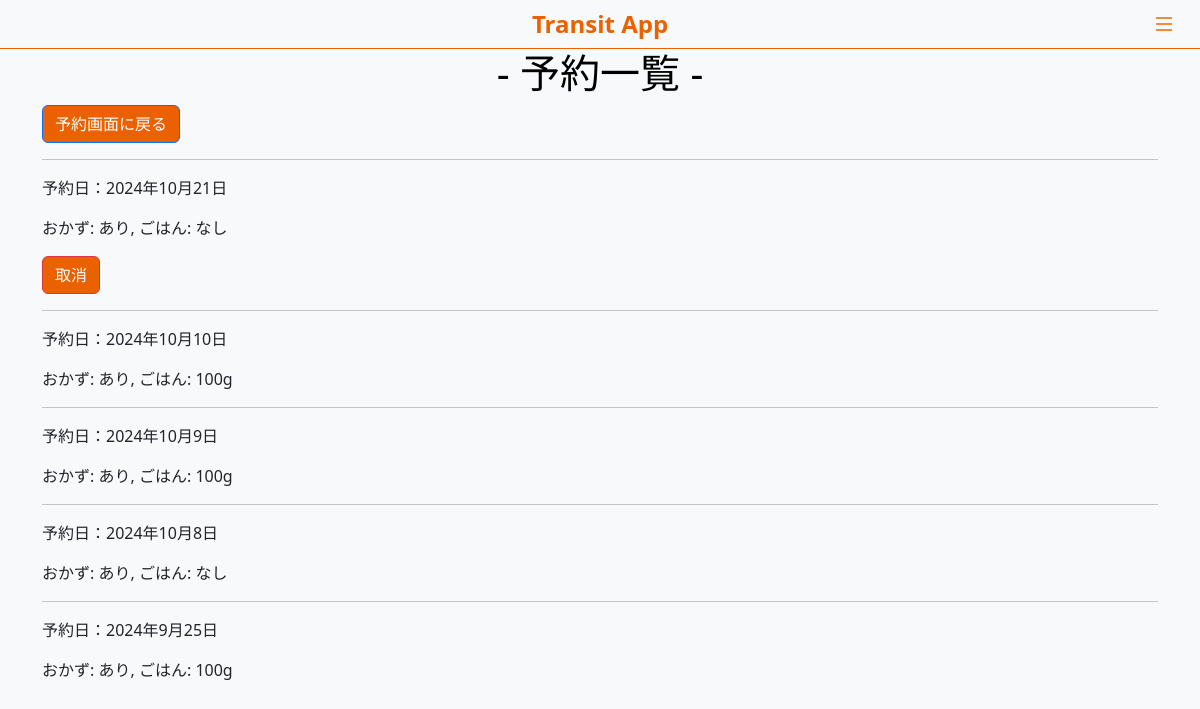
Page /reservation_list/ (signed in) on the earlier database version.
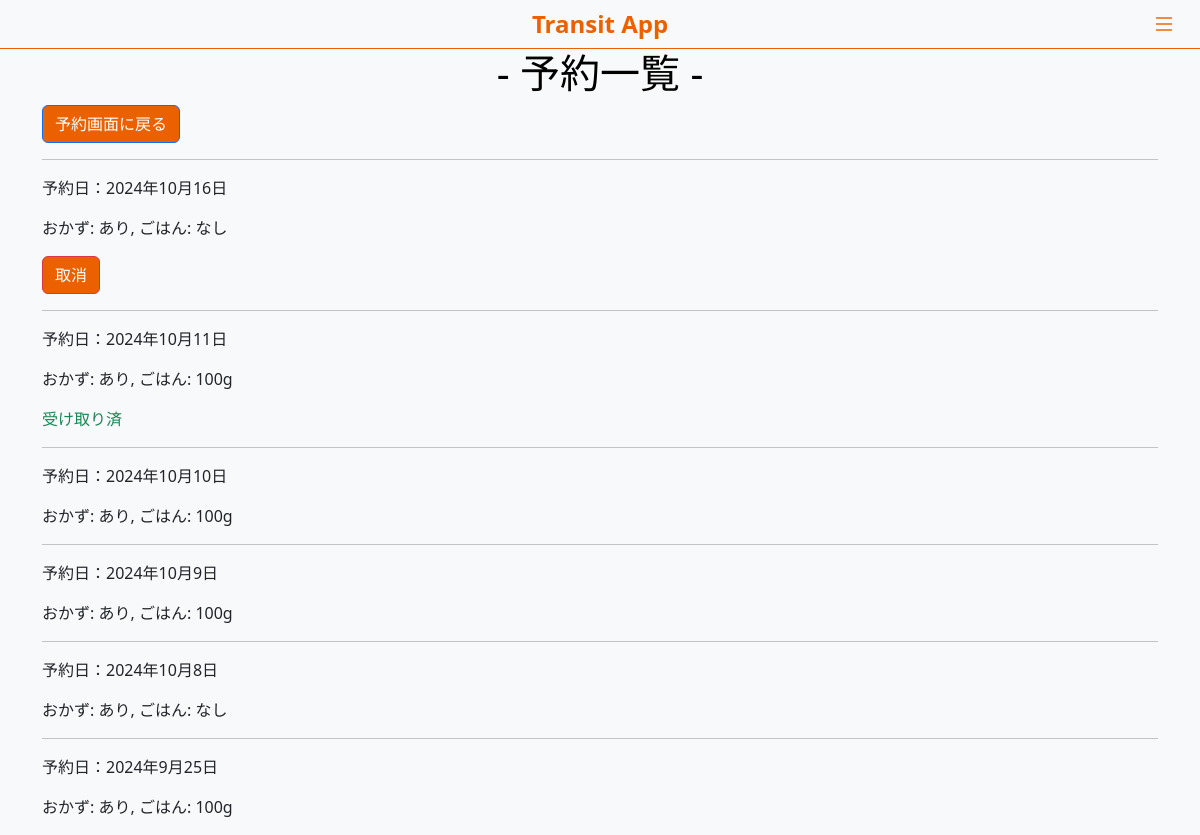
Same page on the later database version.
### accounts/models.py (models this page shows, shortened)
class BentoReservation(models.Model):
    user = models.ForeignKey(User, on_delete=models.CASCADE, related_name='reservations')
    reservation_date = models.DateField()
    side_dish = models.BooleanField(default=False)
    rice = models.BooleanField(default=False)
    rice_gram = models.IntegerField(null=True, blank=True)
    received = models.BooleanField(default=False)
    memo = models.TextField(blank=True, null=True)
    transfer_user = models.CharField(max_length=255, blank=True, null=True)
    @property
    def can_cancel(self):
        cancel_deadline = self.reservation_date - timedelta(days=1)
        cancel_deadline_time = timezone.make_aware(datetime.combine(cancel_deadline, time(15, 0, 0)))
        return timezone.now() < cancel_deadline_time

### accounts/views.py (the view)
# urls.py: path('reservation_list/', views.reservation_list, name='reservation_list'),
@login_required
def reservation_list(request):
    start_date = request.GET.get('start_date')
    end_date = request.GET.get('end_date')
    today = timezone.localdate()  # 現在の日付を取得
    reservations = BentoReservation.objects.filter(user=request.user)
    if start_date:
        reservations = reservations.filter(reservation_date__gte=start_date)
    if end_date:
        reservations = reservations.filter(reservation_date__lte=end_date)
    reservations = reservations.order_by('-reservation_date')
    return render(request, 'accounts/reservation_list.html', {
        'reservations': reservations,
        'start_date': start_date,
        'end_date': end_date,
        'today': today,  # テンプレートに渡す
    })

### accounts/templates/accounts/reservation_list.html
{% extends "accounts/base.html" %}
{% block content %}
<h1 class="text-center">- 予約一覧 -</h1>
<a href="{% url 'bento_reservation' %}" class="btn btn-primary">予約画面に戻る</a>
<div class="reservation-cards">
    {% for reservation in reservations %}
        <hr>
        <p>予約日：{{ reservation.reservation_date }}</p>
        <p>おかず: {{ reservation.side_dish|yesno:"あり,なし" }},
           ごはん: {% if reservation.rice %} {{ reservation.rice_gram }}g {% else %} なし {% endif %}
        </p>
        {% if reservation.can_cancel %}
            <a href="{% url 'cancel_reservation' reservation.id %}" class="btn btn-danger">取消</a>
        {% endif %}
        {% if reservation.reservation_date == today %}
            {% if not reservation.received %}
                <form method="POST" action="{% url 'receive_bento' reservation.id %}">
                    {% csrf_token %}
                    <button type="submit" class="btn btn-success">弁当受取</button>
                </form>
            {% else %}
                <p class="text-success">受け取り済</p>
            {% endif %}
        {% endif %}
    {% endfor %}
</div>
{% endblock %}

### accounts/templates/accounts/base.html (shortened to what this page needs)
<!DOCTYPE html>
<html lang="ja">
<head>
    <link href="https://cdn.jsdelivr.net/npm/bootstrap@5.3.0/dist/css/bootstrap.min.css" rel="stylesheet">
    <link href="https://cdn.jsdelivr.net/npm/bootstrap-icons/font/bootstrap-icons.css" rel="stylesheet">
</head>
<body>
    <nav class="navbar navbar-light">
        <div class="container-fluid">
            <div class="navbar-brand">Transit App</div>
            <button class="navbar-toggler" type="button" data-bs-toggle="offcanvas" data-bs-target="#offcanvasMenu" aria-controls="offcanvasMenu">
                <i class="bi bi-list"></i>
            </button>
        </div>
    </nav>
    <div class="container">
        {% block content %}
        {% endblock content %}
    </div>
</body>
</html>

### accounts/templates/accounts/base.html (style rules this page uses)
body { background-color: #f8f9fa; }
.navbar { background-color: transparent; border-bottom: 1px solid #eb6100; justify-content: center; }
.navbar-brand { color: #EB6100; font-size: 24px; font-weight: bold; position: absolute; left: 50%; transform: translateX(-50%); }
.navbar-toggler { border: none; margin-left: auto; outline: none; box-shadow: none; }
.navbar-toggler i { font-size: 24px; color: #EB6100; }
.text-center { color: #000000; }
.btn { background-color: #EB6100; color: white; }

Differences in the rows shown:
removed BentoReservation: reservation_date "2024年10月21日", side_dish "あり", rice "なし", shows "取消"
added BentoReservation: reservation_date "2024年10月16日", side_dish "あり", rice "なし", shows "取消"
added BentoReservation: reservation_date "2024年10月11日", side_dish "あり", rice_gram "100", received "受け取り済"
